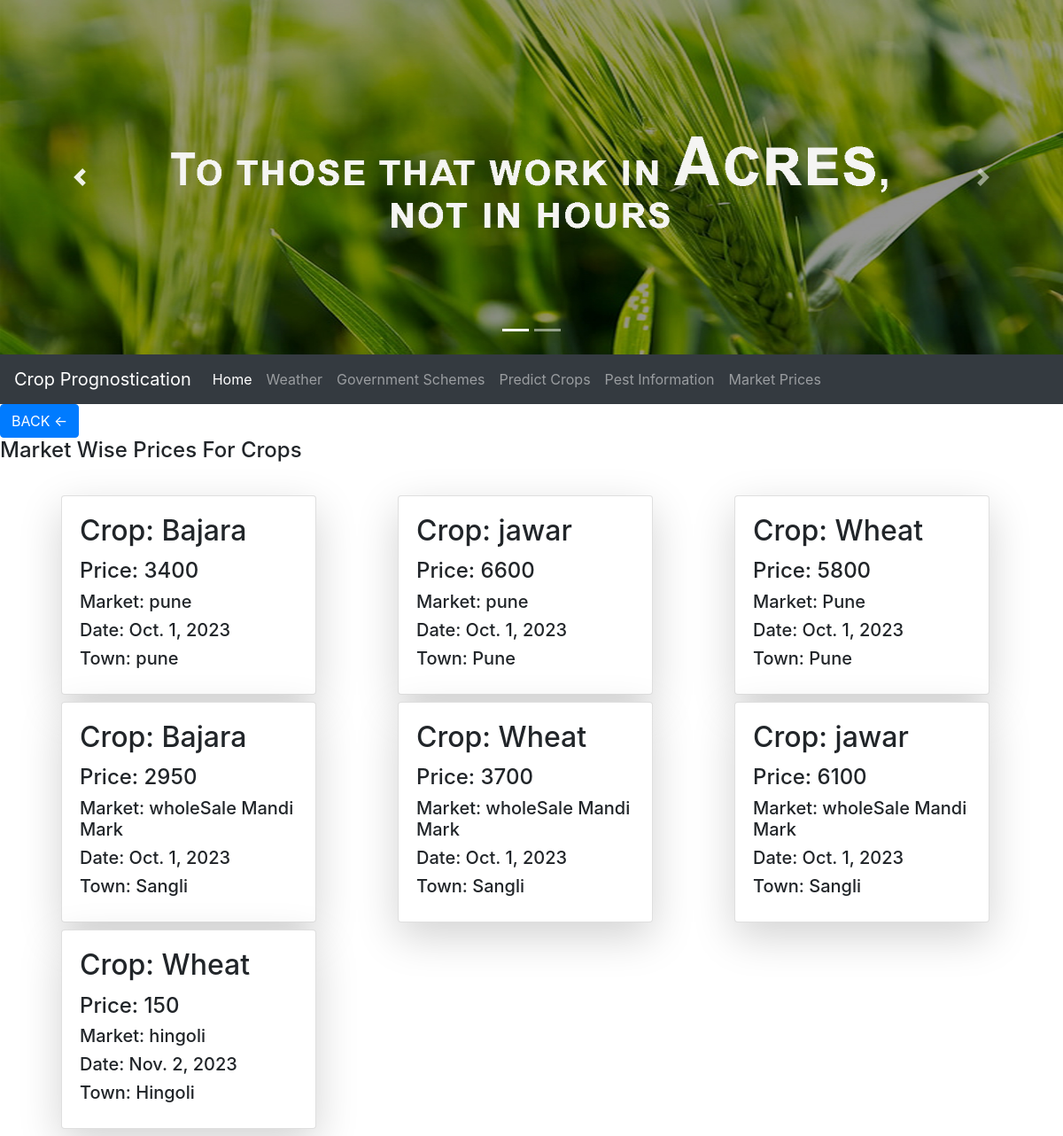
The page /marketforuser on the database its author committed.
### accounts/models.py (models this page shows, shortened)
class MarketPrices(models.Model):
    town=models.CharField(max_length=10)
    market=models.CharField(max_length=20)
    crop=models.CharField(max_length=20)
    date=models.DateField()
    price=models.IntegerField()

### accounts/views.py (the view)
# urls.py: path('marketforuser', views.marketforuser,name='marketforuser'),
def marketforuser(request):
    m_prices=MarketPrices.objects.values('town','crop','market','date','price')
    lis=[]
    for i in m_prices:
        print(i)
        lis.append(i)
    dic={'prices':lis}
    return render(request,'accounts/marketforuser.html',dic)

### accounts/templates/accounts/marketforuser.html (shortened to what this page needs)
{% extends 'accounts/FarmerPage.html' %}
{% block body %}
{% if prices %}
    <a href="predictMPG"><button class="btn btn-primary cart">BACK <-</button></a>
	<h4 class="card-title">Market Wise Prices For Crops</h4>
	<br>
         <div class="container">
             <div class="row ">
              {% for i in prices %}
                     <div class="col-sm-4">
                         <div class="card shadow-lg mb-2 bg-white rounded ml-4" style="width: 18rem;">
                             <div class="card-body">
                                 <h2 class="card-title">Crop: {{i.crop}}</h2>
                                 <h4>Price: {{i.price}}</h4>
                                 <h5>Market: {{i.market}}</h5>
                                 <h5>Date: {{i.date}}</h5>
                                 <h5>Town: {{i.town}}</h5>
                             </div>
                       </div>
                    </div>
               {% endfor %}
         </div>
    </div>
	{% endif %}
{% endblock %}

### accounts/templates/accounts/FarmerPage.html (shortened to what this page needs)
<!doctype html>
<html lang="en">
  <head>
    <link rel="stylesheet" href="https://stackpath.bootstrapcdn.com/bootstrap/4.5.0/css/bootstrap.min.css">
  </head>
  <body>
         <div id="carouselExampleIndicators" class="carousel slide" data-ride="carousel">
  <ol class="carousel-indicators">
    <li data-target="#carouselExampleIndicators" data-slide-to="0" class="active"></li>
    <li data-target="#carouselExampleIndicators" data-slide-to="2"></li>
  </ol>
  <div class="carousel-inner">
    {% load static %}
    <div class="carousel-item active">
      <img src="/media/homepage/farmer1.jpg" alt="..."   height="400" class="d-block w-100">
    </div>
  </div>
  <a class="carousel-control-prev" href="#carouselExampleIndicators" role="button" data-slide="prev">
    <span class="carousel-control-prev-icon" aria-hidden="true"></span>
  </a>
  <a class="carousel-control-next" href="#carouselExampleIndicators" role="button" data-slide="next">
    <span class="carousel-control-next-icon" aria-hidden="true"></span>
  </a>
</div>
    <nav class="navbar navbar-expand-lg navbar-dark bg-dark">
  <a class="navbar-brand" href="#">Crop Prognostication</a>
  <div class="collapse navbar-collapse" id="navbarSupportedContent">
    <ul class="navbar-nav mr-auto">
      <li class="nav-item active">
        <a class="nav-link" href="/Farmer">Home <span class="sr-only">(current)</span></a>
      </li>
        <li class="nav-item">
        <a class="nav-link" href="/Weather">Weather</a>
      </li>
         <li class="nav-item">
        <a class="nav-link" href="/govtschemes">Government Schemes</a>
      </li>
         <li class="nav-item">
        <a class="nav-link" href="/predictMPG">Predict Crops</a>
      </li>
       <li class="nav-item">
        <a class="nav-link" href="/pestinformation">Pest Information</a>
      </li>
      <li class="nav-item">
        <a class="nav-link" href="/marketforuser">Market Prices</a>
      </li>
    </ul>
  </div>
</nav>
    {% block body %} {% endblock %}
  </body>
</html>

### rows shown on the page
MarketPrices: crop "Bajara", price "3400", market "pune", date "Oct. 1, 2023", town "pune"
MarketPrices: crop "jawar", price "6600", market "pune", date "Oct. 1, 2023", town "Pune"
MarketPrices: crop "Wheat", price "5800", market "Pune", date "Oct. 1, 2023", town "Pune"
MarketPrices: crop "Bajara", price "2950", market "wholeSale Mandi Mark", date "Oct. 1, 2023", town "Sangli"
MarketPrices: crop "Wheat", price "3700", market "wholeSale Mandi Mark", date "Oct. 1, 2023", town "Sangli"
MarketPrices: crop "jawar", price "6100", market "wholeSale Mandi Mark", date "Oct. 1, 2023", town "Sangli"
MarketPrices: crop "Wheat", price "150", market "hingoli", date "Nov. 2, 2023", town "Hingoli"
